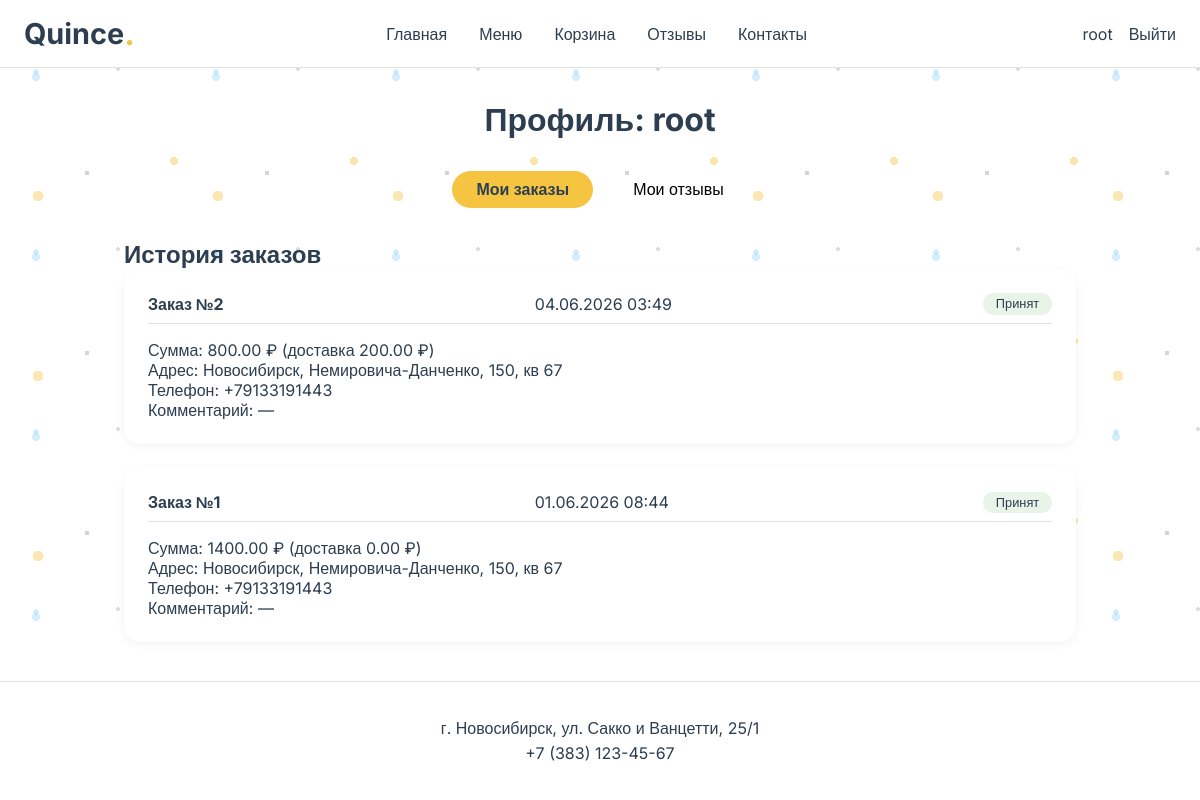
The app's page /profile/ (signed in), older data.
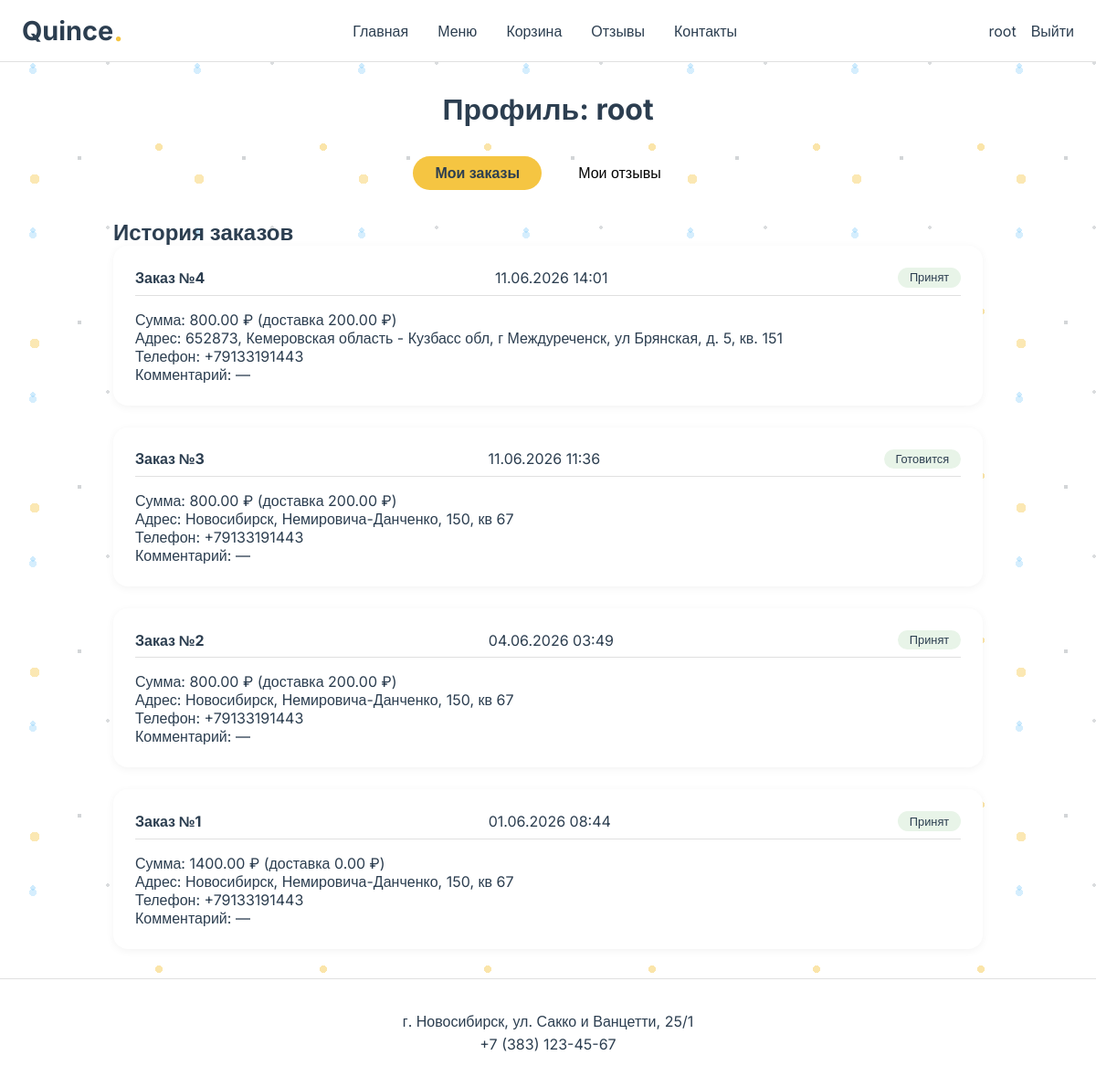
The same page, newer data.
### main/models.py (models this page shows, shortened)
class Order(models.Model):
    STATUS_CHOICES = (
        ('принят', 'Принят'),
        ('готовится', 'Готовится'),
        ('в пути', 'В пути'),
        ('доставлен', 'Доставлен'),
        ('отменён', 'Отменён'),
    )
    user = models.ForeignKey(User, on_delete=models.CASCADE, related_name='orders')
    created_at = models.DateTimeField(auto_now_add=True)
    status = models.CharField(max_length=20, choices=STATUS_CHOICES, default='принят')
    total_amount = models.DecimalField(max_digits=10, decimal_places=2, default=0)
    delivery_cost = models.DecimalField(max_digits=10, decimal_places=2, default=0)
    address = models.CharField(max_length=300)
    phone = models.CharField(max_length=20)
    comment = models.TextField(blank=True)
    PAYMENT_CHOICES = (
    ('qr', 'QR-код'),
    ('cash', 'Наличными'),
    )
    payment_method = models.CharField(max_length=10, choices=PAYMENT_CHOICES, default='qr')

### main/views.py (the view)
# urls.py: path('profile/', views.profile, name='profile'),
@login_required
def profile(request):
    user = request.user
    orders = Order.objects.filter(user=user).order_by('-created_at')
    reviews = Review.objects.filter(user=user).order_by('-created_at')
    return render(request, 'main/profile.html', {'orders': orders, 'reviews': reviews})

### main/templates/main/profile.html (shortened to what this page needs)
{% extends 'main/base.html' %}
{% load static %}
{% block content %}
<div class="profile-container">
    <div class="profile-header">
        <h1>Профиль: {{ user.username }}</h1>
    </div>
    <div class="profile-tabs">
        <button class="tab-btn active" data-tab="orders">Мои заказы</button>
        <button class="tab-btn" data-tab="reviews">Мои отзывы</button>
    </div>
    <div id="orders-tab" class="tab-content active">
        <h2>История заказов</h2>
        {% if orders %}
            <div class="orders-list">
                {% for order in orders %}
                    <div class="order-card">
                        <div class="order-header">
                            <span class="order-id">Заказ №{{ order.id }}</span>
                            <span class="order-date">{{ order.created_at|date:"d.m.Y H:i" }}</span>
                            <span class="order-status">{{ order.get_status_display }}</span>
                        </div>
                        <div class="order-details">
                            <p>Сумма: {{ order.total_amount }} ₽ (доставка {{ order.delivery_cost }} ₽)</p>
                            <p>Адрес: {{ order.address }}</p>
                            <p>Телефон: {{ order.phone }}</p>
                            <p>Комментарий: {{ order.comment|default:"—" }}</p>
                        </div>
                    </div>
                {% endfor %}
            </div>
        {% else %}
            <p>У вас пока нет заказов.</p>
        {% endif %}
    </div>
</div>
{% endblock %}

Row changes from the older to the newer data that the page shows:
added Order: id "4", created_at "11.06.2026 14:01", status "Принят", total_amount "800.00", delivery_cost "200.00", address "652873, Кемеровская область - Кузбасс обл, г Междуреченск, ул Брянская, д. 5, кв. 151", phone "+79133191443", comment "—"
added Order: id "3", created_at "11.06.2026 11:36", status "Готовится", total_amount "800.00", delivery_cost "200.00", address "Новосибирск, Немировича-Данченко, 150, кв 67", phone "+79133191443", comment "—"
